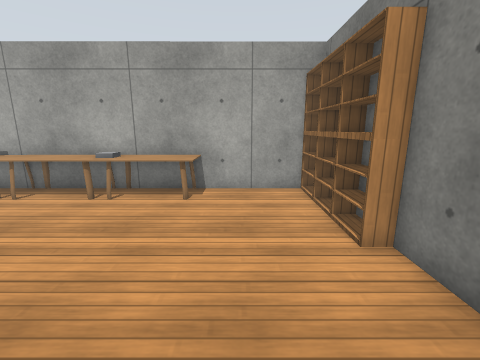
View 1 (above)

17 first-person views from a walk through a robot-simulator world made for Gazebo. The camera is 1.3 m above the floor, tilts 12° down and sees 90° across. The floor is counted in squares, 0.5 m on a side. Each view is taken from the middle of a square. On the plan, view 1 faces up. The plan holds only what a view shows up to about 17 squares ahead; the rest is blank. The robots in the file are not drawn. Simple patterns stand in for the simulator's built-in surfaces. Simple shapes stand in for some stock models. Some surface patterns are stand-ins.

View 2
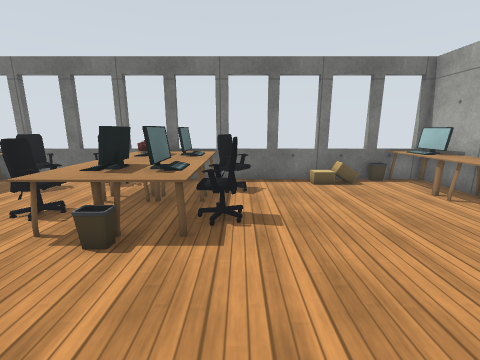

View 3
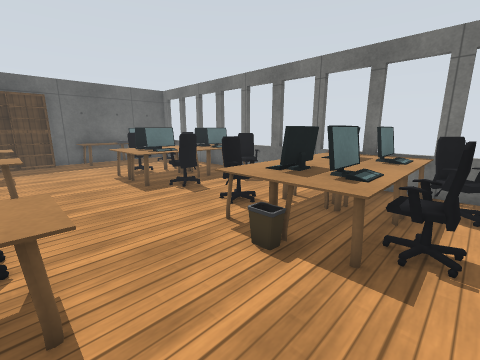

View 4
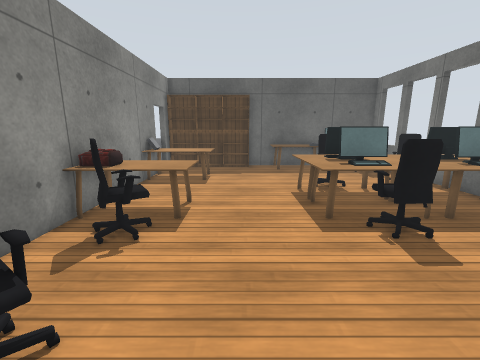

View 5
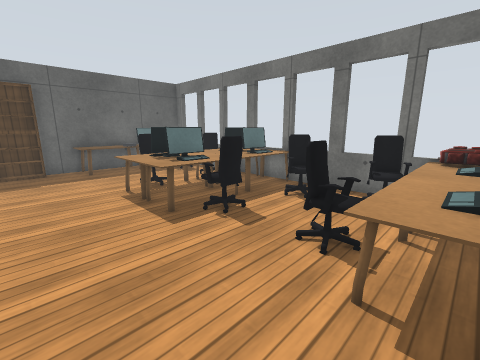

View 6
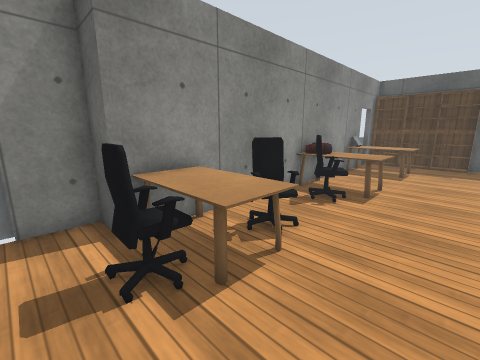

View 7
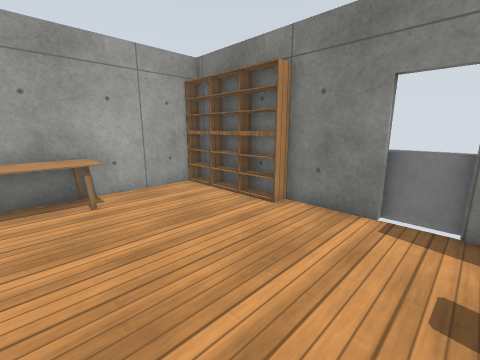

View 8
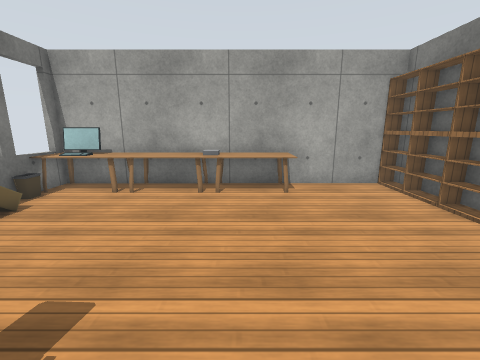

View 9
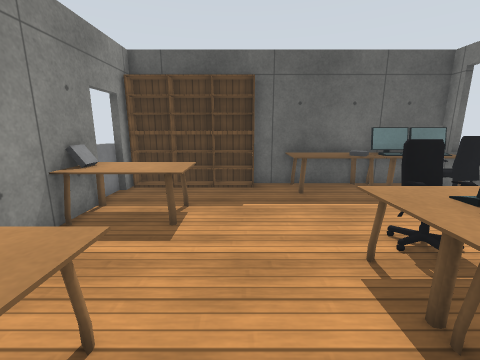

View 10
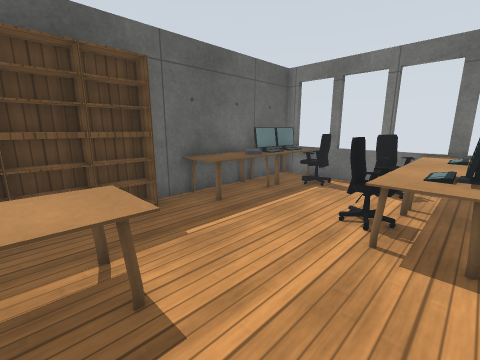

View 11
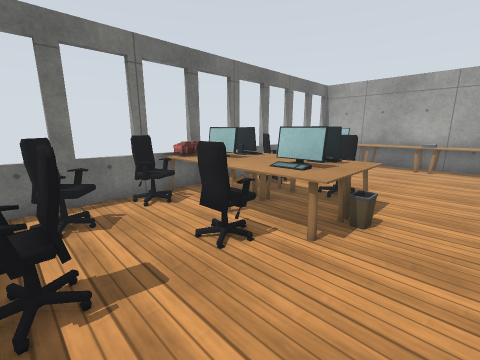

View 12
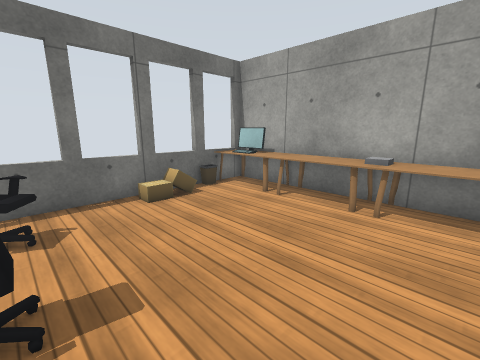

View 13
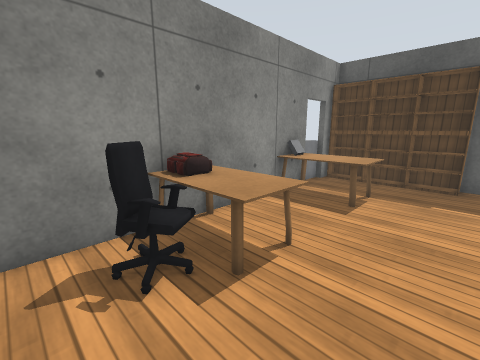

View 14
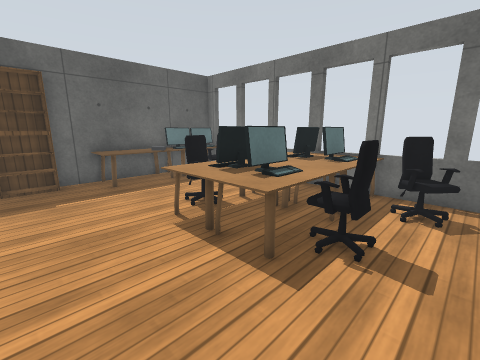

View 15
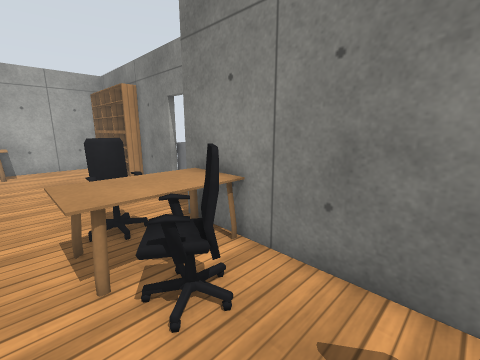

View 16
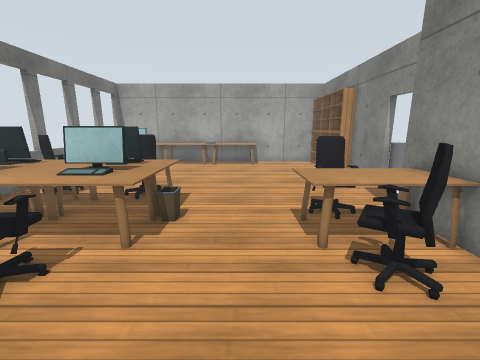

View 17
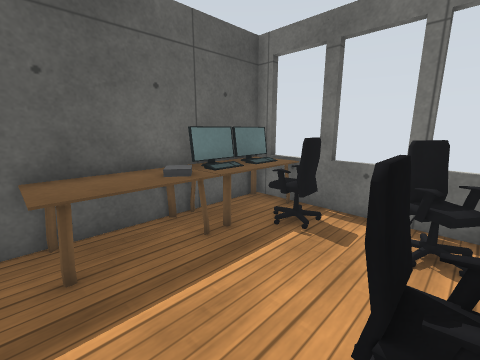

### Floor plan
Points are (right, up) in squares from view 1. A wall is a line through its corners. A room is listed if a view was taken in it or the views show most of it. See-through windows are left out.
Room 1 (views 1, 2, 3, 4, 5, 6, 7, 8, 9, 10, 11, 12, 13, 14, 15, 16, 17)
walls: (3.5, 2.4) (3.5, 10.4); (1.9, -17.4) (1.9, -1.8) (3.5, -1.8) (3.5, -0.4); (2.8, 10.5) (-12.5, 10.4) (-12.5, -20.5) (-3.6, -20.5); (1.9, -20.1) (1.9, -19.1)
ways out: open door at (2, -19)
objects: monitor (-12, -20) to (-11, -19); table (-12, -13) to (-12, -12); table (-12, -11) to (-12, -10); office chair (-12, -6) to (-11, -5); table (-12, -4) to (-9, -2); table (-12, -1) to (-12, 0); cardboard box (-12, 5) to (-11, 5); cardboard box (-12, 6) to (-11, 6); bin (-12, 8); table (-12, 9); monitor (-12, 9) to (-10, 10); office chair (-11, -18) to (-11, -17); office chair (-11, -15) to (-10, -14); monitor (-11, -13) to (-10, -12); monitor (-11, -11) to (-10, -10); office chair (-11, -8) to (-10, -7); monitor (-11, -3) to (-10, -2); monitor (-11, -1) to (-10, -1); office chair (-11, 0) to (-10, 1); monitor (-10, -20) to (-9, -19); table (-9, -13) to (-9, -12); table (-9, -11) to (-9, -10); table (-9, -1) to (-9, 0); table (-9, 9) to (-9, 10); grey box (-8, -20) to (-8, -19); office chair (-8, -14) to (-7, -14); table (-8, -13); monitor (-8, -13) to (-6, -12); monitor (-8, -11) to (-6, -10); office chair (-8, -10) to (-7, -9); office chair (-8, -5) to (-7, -5); table (-8, -4) to (-5, -4); monitor (-8, -3) to (-6, -2); table (-8, -2); monitor (-8, -1) to (-6, -1); table (-8, 0); table (-8, 9) to (-7, 10); table (-7, -20) to (-5, -19); office chair (-7, 0) to (-6, 1); table (-6, -13); table (-6, -10); grey box (-6, 9) to (-5, 10); bin (-5, -3) to (-5, -2); table (-5, -1); table (-4, 9) to (-2, 10); bookshelf (-3, -20) to (-2, -20); bookshelf (-1, -20); table (-1, -17) to (1, -15); table (-1, -11) to (1, -10); office chair (-1, -9) to (0, -8); office chair (-1, -5) to (0, -4); table (-1, -4) to (2, -2); office chair (-1, -2) to (0, -1); bookshelf (0, -20) to (1, -20); grey box (1, -16) to (2, -16); bookshelf (3, 5) to (3, 7); bookshelf (3, 8); bookshelf (3, 9) to (3, 10); grey box (4, 0) to (4, 2)

Where each view was taken, in squares from view 1:
view 1: 0 up, 0 right, facing up
view 2: 1 up, 0 right, facing left
view 3: 1 up, 1 left, facing down-left
view 4: 3 down, 3 left, facing down
view 5: 3 down, 2 left, facing down-left
view 6: 0 up, 4 left, facing down-right
view 7: 0 up, 4 left, facing up-right
view 8: 1 down, 4 left, facing up
view 9: 9 down, 3 left, facing down
view 10: 12 down, 0 right, facing down-left
view 11: 9 down, 3 left, facing up-left
view 12: 1 up, 3 left, facing up-left
view 13: 7 down, 4 left, facing down-right
view 14: 7 down, 2 left, facing down-left
view 15: 8 down, 2 left, facing up-right
view 16: 9 down, 3 left, facing up
view 17: 14 down, 5 left, facing down-left
